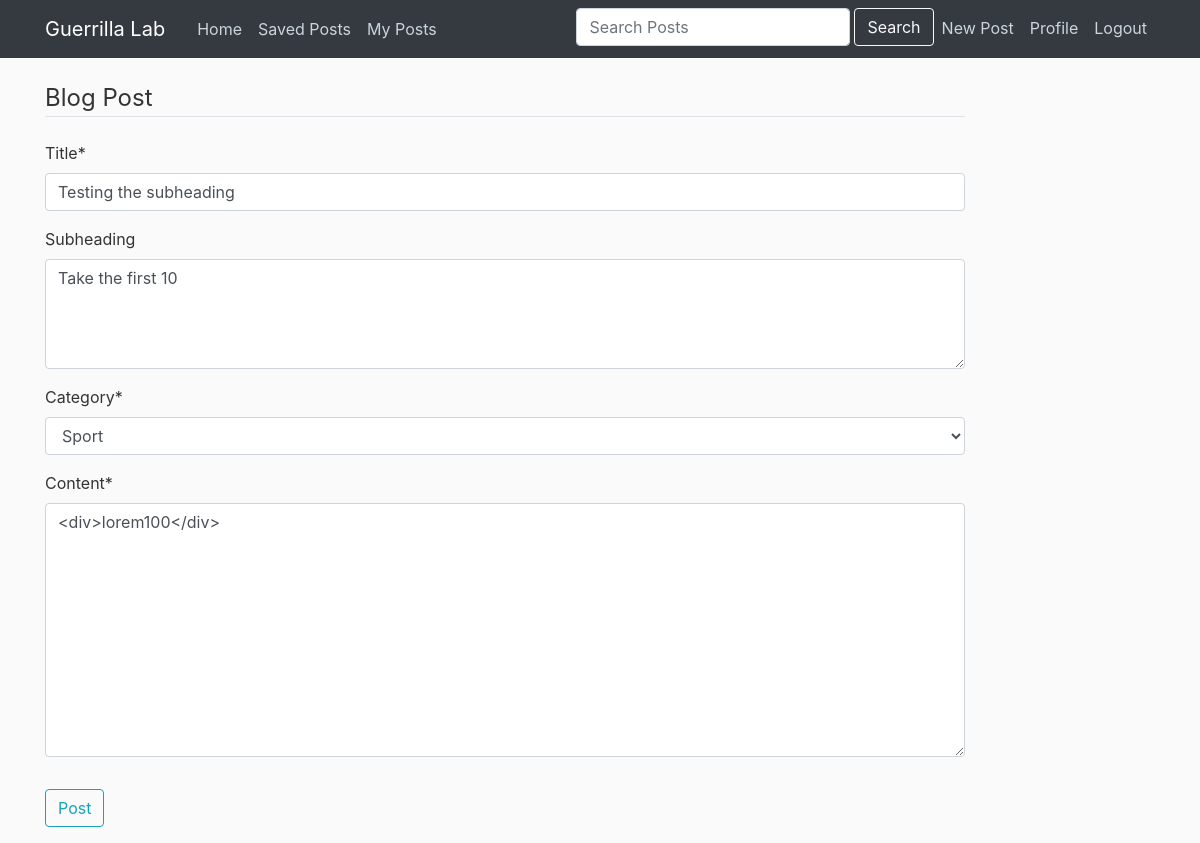
Before: /post/29/update/ (signed in) with the older database file.
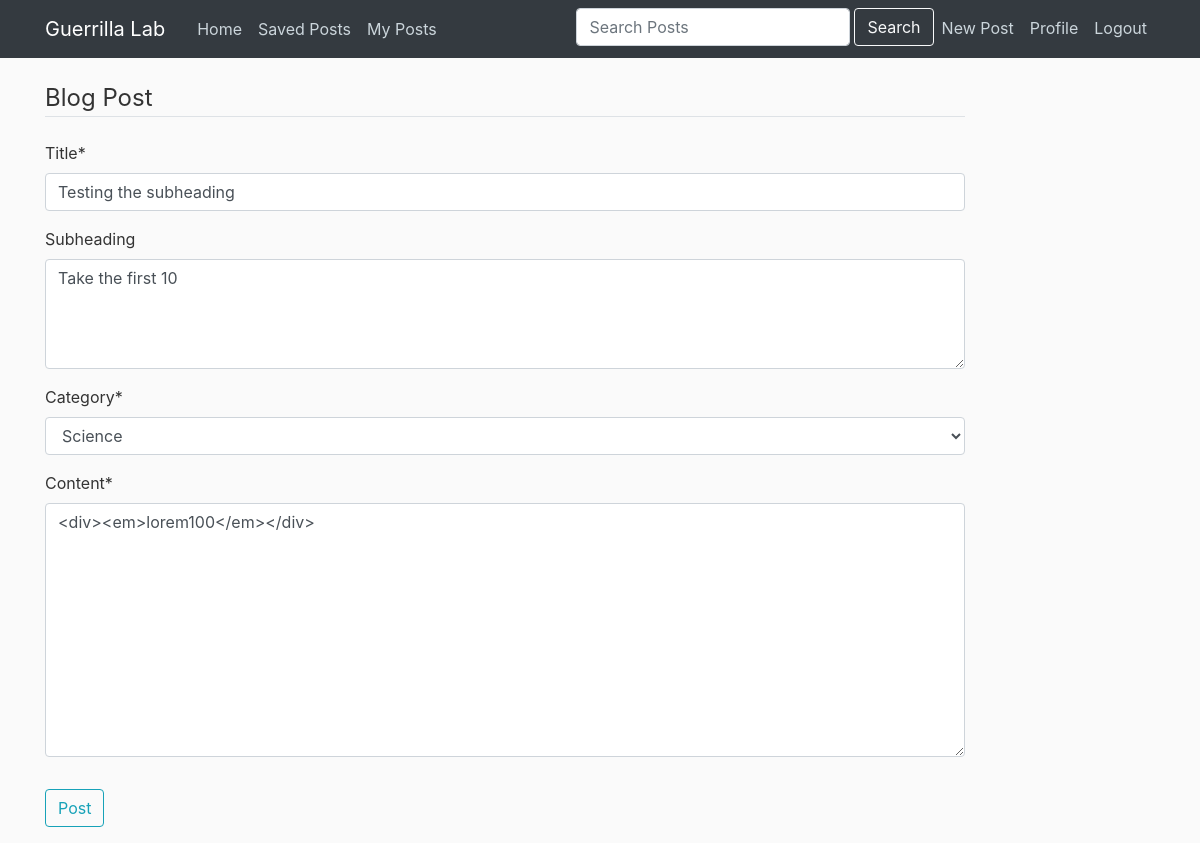
After: the same page with the newer database file.
### blog/models.py (models this page shows, shortened)
class Post(models.Model):
    title = models.CharField(max_length=100)
    content = models.TextField()
    subheading = models.TextField(max_length=255, blank=True, default=None)
    date_posted = models.DateTimeField(default=timezone.now)
    author = models.ForeignKey(User, on_delete=models.CASCADE)
    category = models.CharField(max_length=30, default=None)
    tags = TaggableManager(blank=True)

### blog/views.py (the view, shortened to what this page needs)
# urls.py: path('post/<int:pk>/update/', PostUpdateView.as_view(), name='post-update'),
class PostUpdateView(LoginRequiredMixin, UserPassesTestMixin, UpdateView):
    model = Post
    form_class = PostForm
    def test_func(self):
        post = self.get_object()
        if self.request.user == post.author:
            return True
        return False

### blog/forms.py
class PostForm(forms.ModelForm):
    class Meta:
        list_categories = Category.objects.all().values_list('category_name', 'category_name')
        choices = []
        for i in range(len(list_categories)):
            choices.append(list_categories[i])
            choices.sort()
        model = Post
        fields = ('title', 'subheading', 'category', 'content')
        widgets = {
            'title' : forms.TextInput(attrs={'class':'form-control'}),
            'subheading' : forms.Textarea(attrs={'rows':4}),
            'category' : forms.Select(choices=choices, attrs={'class':'form-control'}),
            'content' : forms.Textarea(attrs={'class':'form-control'})
        }

### blog/templates/blog/post_form.html (shortened to what this page needs)
{% extends 'blog/base.html' %}
{% load crispy_forms_tags %}
{% block content %}
    <div class="content-secton">
        <form method="POST">
            <fieldset class="form-group">
                <legend class="border-bottom mb-4">Blog Post</legend>
                {{ form|crispy }}
            </fieldset>
            <div class="form-group">
                <button class="btn btn-outline-info" type="submit">Post</button>
            </div>
        </form>
    </div>
{% endblock content %}

Changed rows visible on the page:
changed Post "Testing the subheading": category "Sport" → "Science"; content "<div>lorem100</div>" → "<div><em>lorem100</em></div>"
